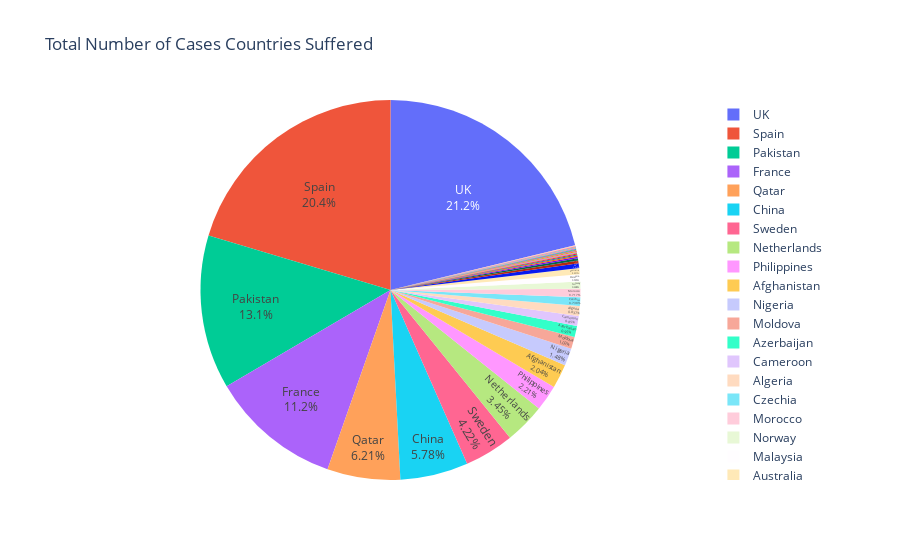

Notebook cell for this chart:
### Code cell
fig = px.pie(df, values='TotalCases',names='Country', labels={'cured':'TotalCases'}, hover_data=['TotalCases'],
            title='Total Number of Cases Countries Suffered')
fig.update_traces(textposition='inside', textinfo='percent+label')
fig.show()

### Figure 1 — Plotly figure (JSON) as saved in the notebook; plotly's stock layout.template omitted (floating-point values rounded to 4 significant figures)
{"data": [{"customdata": [["306210"], ["293832"], ["49722"], ["60837"], ["101"], ["236"], ["3292"], ["101"], ["231"], ["144"], ["29481"], ["1422"], ["1051"], ["1111"], ["12076"], ["6027"], ["1347"], ["97"], ["31825"], ["10344"], ["104"], ["990"], ["907"], ["14714"], ["8590"], ["2812"], ["885"], ["8772"], ["10"], ["9"], ["855"], ["83430"], ["188926"], ["12270"], ["1047"], ["189"], ["914"], ["860"], ["10650"], ["13715"], ["161267"], ["21371"], ["1724"], ["86"], ["89579"], ["7"], ["8"], ["797"], ["7521"], ["712"]], "domain": {"x": [0, 1], "y": [0, 1]}, "hovertemplate": "TotalCases=%{value}<br>Country=%{label}<extra></extra>", "labels": ["UK", "Spain", "Netherlands", "Sweden", "Aruba", "Martinique", "Mauritania", "Monaco", "Syria", "Burundi", "Afghanistan", "Paraguay", "Niger", "Latvia", "Algeria", "DRC", "Sierra Leone", "Barbados", "Philippines", "Morocco", "Bahamas", "Cyprus", "Burkina Faso", "Moldova", "Malaysia", "Somalia", "Uruguay", "Norway", "Western Sahara", "Papua New Guinea", "Andorra", "China", "Pakistan", "Cameroon", "Jordan", "Angola", "Georgia", "Chad", "Czechia", "Azerbaijan", "France", "Nigeria", "Madagascar", "Liechtenstein", "Qatar", "Caribbean Netherlands", "British Virgin Islands", "Uganda", "Australia", "Diamond Princess"], "legendgroup": "", "name": "", "showlegend": true, "textinfo": "percent+label", "textposition": "inside", "type": "pie", "values": ["306210", "293832", "49722", "60837", "101", "236", "3292", "101", "231", "144", "29481", "1422", "1051", "1111", "12076", "6027", "1347", "97", "31825", "10344", "104", "990", "907", "14714", "8590", "2812", "885", "8772", "10", "9", "855", "83430", "188926", "12270", "1047", "189", "914", "860", "10650", "13715", "161267", "21371", "1724", "86", "89579", "7", "8", "797", "7521", "712"]}], "layout": {"legend": {"tracegroupgap": 0}, "title": {"text": "Total Number of Cases Countries Suffered"}}}
